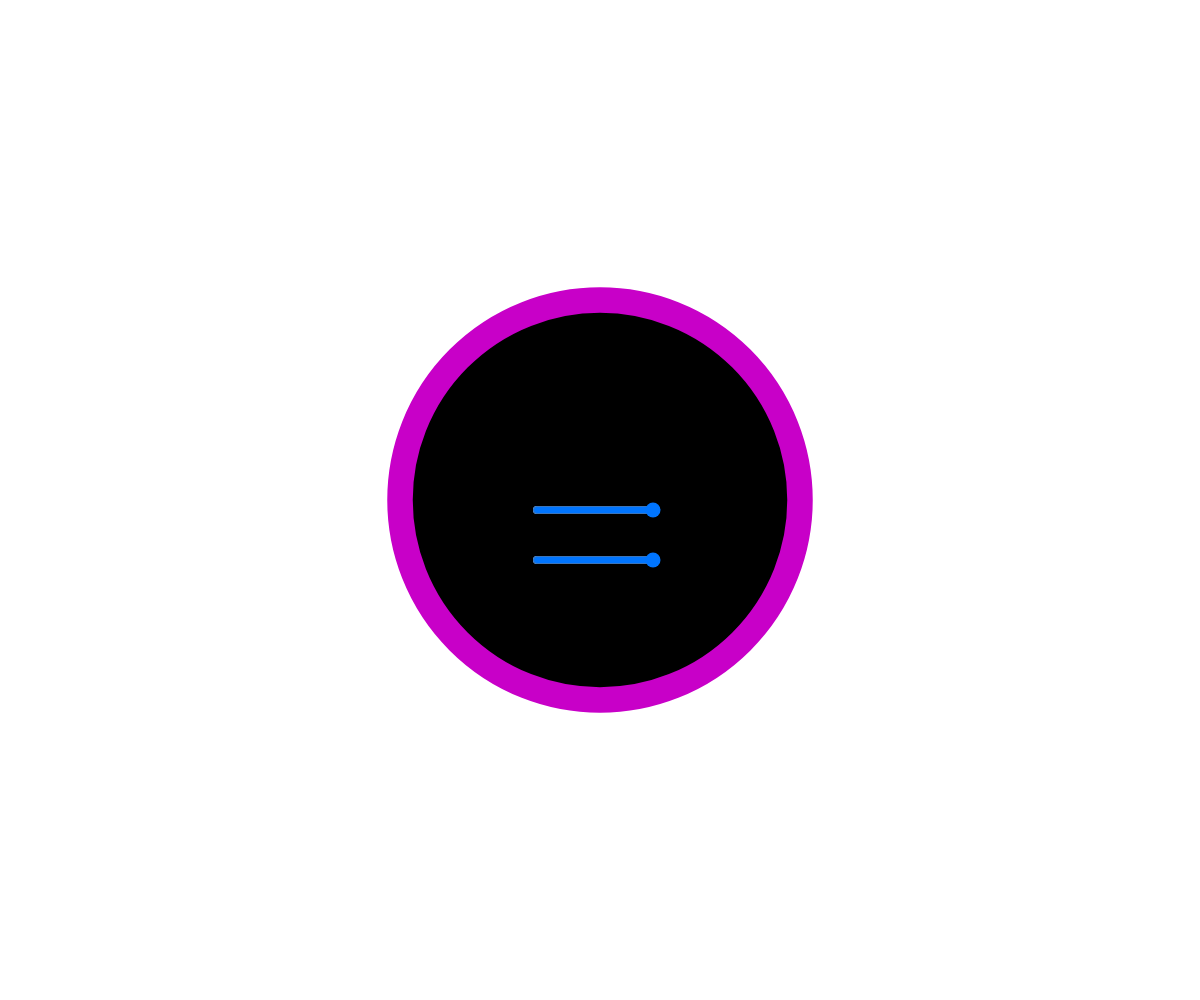
Frame 1 (no input)
Frame 60 (no input): identical to frame 1, image omitted
Frame 120 (the mouse pressed at the canvas centre since frame 60): identical to frame 1, image omitted

The p5.js sketch that drew this single still picture (run headless with seeded random() and noise() and a simulated clock; from frame 60 on, the mouse is pressed at the canvas centre):

// p5.js sketch
// ── sketch.js
let valueSlider;  // hier ausserhalb von setup klebt es in der Javascript-Welt // globale Variable
let newValueSlider;

function setup() {
  createCanvas(windowWidth, windowHeight);

valueSlider = createSlider(0, 400,400); // min, max, start  // Slider erstellen
valueSlider.position(width/2-70,height/2,);

newValueSlidervalueSlider = createSlider(0, 400,400); // min, max, start  // Slider erstellen
newValueSlidervalueSlider.position(width/2-70,height/2+50,);
}

function draw() {

// Variablen eigentlich immer ausserhalb der draw Funktion definieren (dass sie global sind und weiter benutzt werden können)

let inputValue = valueSlider.value(); // 0 bis 400
let inputMin= 0; // min Wert
let inputMax = 400; // max Wert

let outputMin = 0; // min Wert
let outputMax = 255;// max Wert

let outputValue= map(inputValue, inputMin, inputMax, outputMin, outputMax); // umrechnen von einem Bereich in einen anderen Bereich
console.log(outputValue); //



  background(outputValue); //Hintergrundfarbe von schwarz zu weiss je nach Mausposition

  let kreisoutputValue = map(inputValue, inputMin, inputMax, outputMin, outputMax); // umgekehrt für den Kreis
// background 0, kreis 255
// background 255, kreis 0
// background 125, kreis 125
// background 100, kreis 155

  fill(255-outputValue,); // Kreisfarbe von weiss zu schwarz je nach Mausposition
  strokeWeight(0+outputValue/10);
  stroke(200,0,200)
  ellipse(width/2,height/2,400,400)





}
